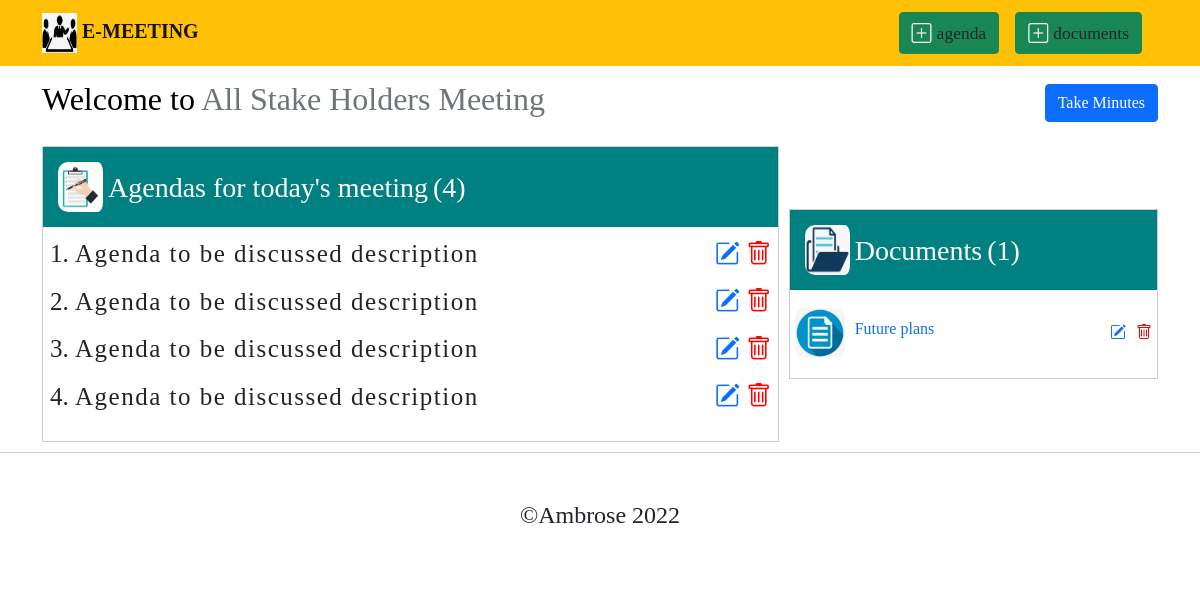
The page /all-stake-holders-meeting-none/ on the database its author committed.
### meeting/models.py (models this page shows, shortened)
class Meeting(models.Model):
    name = models.CharField(max_length=50)
    theme = models.CharField(max_length=500)
    dateScheduled = models.DateField()
    dateCreated = models.DateTimeField(auto_now_add=True)
    slug = models.SlugField(max_length=60, blank=True)
    class Meta:
        ordering = ["-dateCreated"]

class Agenda(models.Model):
    title = models.CharField(max_length=50)
    meeting = models.ForeignKey(Meeting, on_delete=models.CASCADE, related_name='agendas')
    dateCreated = models.DateTimeField(auto_now_add=True)
    slug = models.SlugField(max_length=60, blank=True)
    class Meta:
        ordering = ["dateCreated"]

class Document(models.Model):
    meeting = models.ForeignKey(Meeting, on_delete=models.CASCADE , related_name='documents')
    docname = models.CharField(max_length=30)
    doc = models.FileField(upload_to='documents', max_length=50)
    dateuploaded = models.DateTimeField(auto_now_add=True)
    slug = models.SlugField(max_length=60, blank=True)
    class Meta:
        ordering = ["-dateuploaded"]

### meeting/views.py (the view)
# urls.py: path('<str:slug>/', AgendasView.as_view(), name='agenda_list'),
class AgendasView(DetailView):
    model = Meeting
    context_object_name = 'meetings'
    template_name = 'meeting/agenda_docs.html'
    def get_context_data(self, **kwargs):
        context = super().get_context_data(**kwargs)
        context['agenda_count'] = Agenda.objects.filter(meeting=context['meetings']).count()
        context['doc_count'] = Document.objects.filter(meeting=context['meetings']).count()
        context['mint'] = Minutes.objects.filter(meeting=context['meetings'])
        return context

### meeting/templates/meeting/agenda_docs.html (shortened to what this page needs)
{% extends "index.html" %}
{% block navbutton %}
<div class="agenda-navlinks">
    <a class="navbar-brand text-light btn btn-success add-link" href="{% url 'meeting:agenda_create' slug=object.slug %}"><i class="bi bi-plus-square"></i><small class="text-dark add-board">agenda</small></a>
    <a class="navbar-brand text-light btn btn-success add-link" href="{% url 'meeting:document_create' slug=object.slug %}"><i class="bi bi-plus-square"></i><small class="text-dark add-board">documents</small></a>
</div>
{% endblock %}
{% block content %}
{% load static %}
{% load crispy_forms_tags %}
<section class="agenda-page">
    <div class="container">
        <div class="header mt-3 mb-3">
            <h2 class="text-black ">Welcome to <span class="text-secondary">{{ object.name }}</span></h2>
            {% if mint %}
                {% for minutes in meetings.minutes.all %}
             <a class="btn btn-success d-flex align-items-center" href="{% url 'meeting:minutes_update' slug=minutes.slug meeting=meetings.slug %}"><i class="bi bi-pencil-square"></i>Edit Minutes</a>
                {% endfor %}
            {% else %}
                <a class="btn btn-primary d-flex align-items-center" href="{% url 'meeting:minutes_page' slug=object.slug %}">Take Minutes</a>
            {% endif %}
        </div>
        <div class="container-holder">
            <div class="agenda">
                <h3 class="title-wrapper"><img class="img-download" src="{% static 'files/images/agenda.jpg' %}"/>Agendas for today's meeting<span class="count">({{agenda_count}})</span></h3>
                <ol>
                {% for agenda in meetings.agendas.all %}
                    <li class="agenda-li">
                        <div class="agenda-list">
                            {{ agenda.title }}
                            <div class="del-editicons">
                                <span><a class="d-flex align-items-center" href="{% url 'meeting:agenda_update' slug=agenda.slug meeting=meetings.slug %}"><i class="bi bi-pencil-square"></i></a></span>
                                <span><a class="d-flex align-items-center" href="{% url 'meeting:agenda_delete' slug=agenda.slug meeting=meetings.slug %}"><i style="color: red;" class="bi bi-trash"></i></a></span>
                            </div>
                        </div>
                    </li>
                {% endfor %}
                </ol>
            </div>
            <div class="documents">
                <h3 class="title-wrapper"><img class="img-download" src="{% static 'files/images/document.png' %}"/>Documents<span class="count">({{doc_count}})</span></h3>
                {% for document in meetings.documents.all %}
                <div class="doc-holder">
                    <a href="{{document.doc.url}}" target="_blank">
                        <img src="{% static 'files/images/docimg.png' %}" />
                        <p class="d-flex pt-2 docname">{{ document.docname }}</p>
                    </a>
                    <div class="del-editicons">
                        <span><a class="d-flex align-items-center" href="{% url 'meeting:document_update' slug=document.slug meeting=meetings.slug %}"><i class="bi bi-pencil-square"></i></a></span>
                        <span><a class="d-flex align-items-center" href="{% url 'meeting:document_delete' slug=document.slug meeting=meetings.slug %}"><i style="color: red;" class="bi bi-trash"></i></a></span>
                    </div>
                </div>
                {% endfor %}
            </div>
        </div>
    </div>
</section>
{% endblock %}

### templates/index.html (style rules this page uses)
body { font-family: 'Playfair Display'; }

### meeting/templates/meeting/agenda_docs.html (style rules this page uses)
.add-link { display: flex; align-items: center; }
.agenda-navlinks { display: flex; }
.agenda-page { margin-top: 80px; }
.container-holder, .header { display: flex; justify-content: space-between; margin-top: 20px; align-items: center; }
.agenda { flex: 2; }
.agenda, .documents { border: 1px solid #ccc; }
.documents { display: flex; flex-direction: column; flex: 1; margin-left: 10px; }
.img-download { padding-right: 5px; }
.documents img,.img-download { height : 50px; width : 50px; border-radius: 10px; }
.documents a { text-decoration: none; margin-bottom: 20px; margin-top: 10px; display: flex; align-items: center; padding-left: 5px; }
.docname { margin-left: 10px; }
.count { margin-left: 5px; font-weight: 200; font-style: italics; }
.title-wrapper { display: flex; align-items: center; background: teal; color: #fff; padding: 15px; }
.bi { padding-right: 5px; }
.agenda-list { display: flex; justify-content: space-between; font-size: 25px; font-weight: 400; padding-bottom: 10px; letter-spacing: 1.5px; }
.agenda-li { font-size: 25px; }
.doc-holder { display: flex; justify-content: space-between; align-items: center; }
.del-editicons { display: flex; }

### rows shown on the page
Meeting: name "All Stake Holders Meeting"
Agenda: title "Agenda to be discussed description"
Agenda: title "Agenda to be discussed description"
Agenda: title "Agenda to be discussed description"
Agenda: title "Agenda to be discussed description"
Document: docname "Future plans"

### other values the page prints
{{ agenda_count }} "4"
{{ doc_count }} "1"
